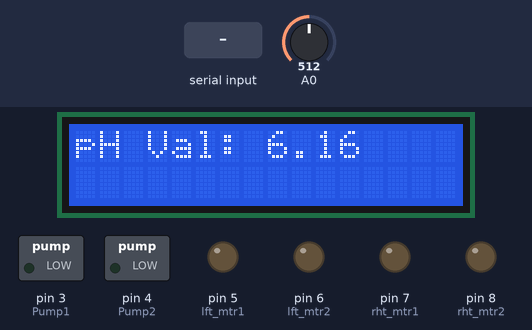
Bench run of a sketch on a simulated Arduino Uno, built with avr-gcc and run on an emulated ATmega328P. Shown: 16×2 character LCD, switched loads named in the sketch (green lamp = pin HIGH), output pins drawn as LEDs (lit = HIGH). Inputs (shaded band) come from the test bench; at power-on: A0 = 512. What the sketch prints to the serial monitor is not drawn.

Above: at 3.3 s.
3.4 s: A0 set to 488
At 4.5 s:
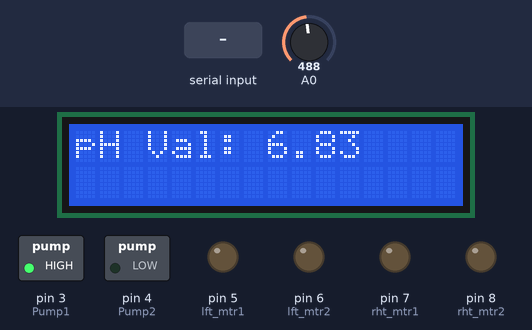
6.2 s: "F" received over Serial
At 8.7 s:
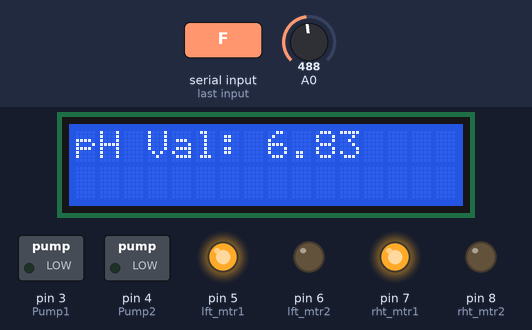
9.0 s: A0 set to 511
At 11.8 s:
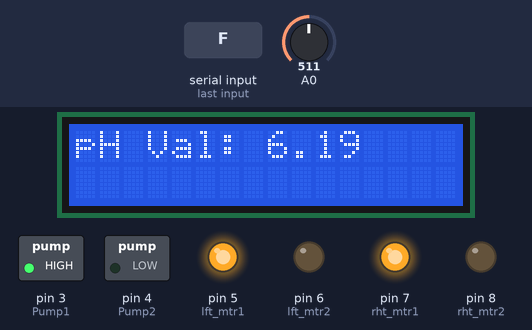
12.0 s: "B" received over Serial
At 12.8 s:
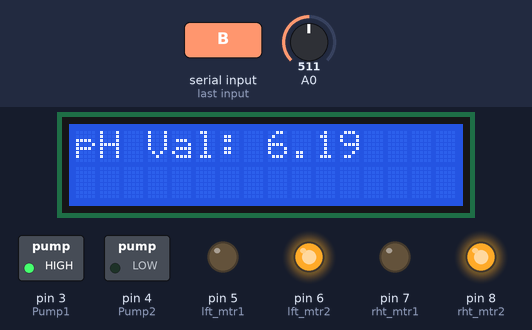
14.0 s: "R" received over Serial
At 16.1 s:
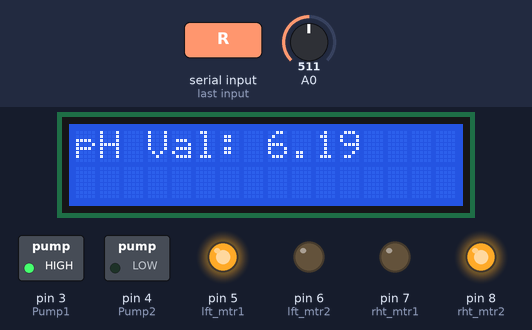
16.4 s: A0 set to 306
At 18.9 s:
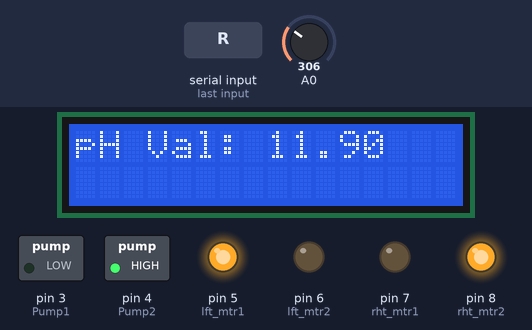
Timing chart, 0 to 20.4 s (numbered marks = the images above; inputs shaded):
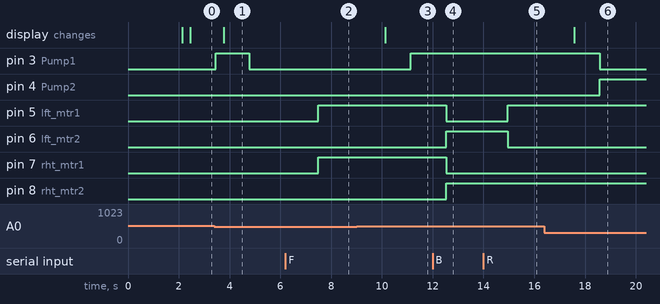

The sketch:

pH_Regulating_Aquatic_Robot.ino
```cpp
#include <Wire.h>
#include <LiquidCrystal_I2C.h>
LiquidCrystal_I2C lcd(0x3F, 16, 2);
float calibration_value = 21.34 - 0.928;
int phval = 0;
const int Pump1 = 3;
const int Pump2 = 4;
unsigned long int avgval;
int buffer_arr[10],temp;


const int  lft_mtr1=5, lft_mtr2=6, rht_mtr1=7, rht_mtr2=8;
int forward_flag = 0, backward_flag = 0, right_flag = 0, left_flag = 0, stop_flag = 0;
int cnt=0;
String Vehicle_status= "STOP",Data;

void setup()
{
  Serial.begin(9600);
  lcd.init();
  lcd.begin(16, 2);
  lcd.backlight();
  lcd.setCursor(0, 0);
  lcd.print("PleCobot");
  lcd.setCursor(0, 1);
  lcd.print("Group 2");
  delay(2000);
  lcd.clear();

  pinMode(lft_mtr1,OUTPUT);
  pinMode(lft_mtr2,OUTPUT);
  pinMode(rht_mtr1,OUTPUT);
  pinMode(rht_mtr2,OUTPUT);


  pinMode(Pump1, OUTPUT);
  pinMode(Pump2, OUTPUT);
}

void loop()
{
 if(Serial.available())
  {
    delay(100);
    char c=Serial.read();

    digitalWrite(lft_mtr1,LOW);
    digitalWrite(lft_mtr2,LOW);

    digitalWrite(rht_mtr1,LOW);
    digitalWrite(rht_mtr2,LOW);

    if(c=='F')
    {
        digitalWrite(lft_mtr1,HIGH);
        digitalWrite(lft_mtr2,LOW);

        digitalWrite(rht_mtr1,HIGH);
        digitalWrite(rht_mtr2,LOW);

        Vehicle_status= "FORWARD";
    }

    if(c=='B')
    {
        digitalWrite(lft_mtr1,LOW);
        digitalWrite(lft_mtr2,HIGH);

        digitalWrite(rht_mtr1,LOW);
        digitalWrite(rht_mtr2,HIGH);

        Vehicle_status= "BACKWARD";
    }

    if(c=='R')
    {
        digitalWrite(lft_mtr1,HIGH);
        digitalWrite(lft_mtr2,LOW);

        digitalWrite(rht_mtr1,LOW);
        digitalWrite(rht_mtr2,HIGH);

        Vehicle_status= "RIGHT";
    }

     if(c=='L')
    {
        digitalWrite(lft_mtr1,LOW);
        digitalWrite(lft_mtr2,HIGH);

        digitalWrite(rht_mtr1,HIGH);
        digitalWrite(rht_mtr2,LOW);

        Vehicle_status= "LEFT";
    }

     if(c=='S')
    {
        digitalWrite(lft_mtr1,LOW);
        digitalWrite(lft_mtr2,LOW);

        digitalWrite(rht_mtr1,LOW);
        digitalWrite(rht_mtr2,LOW);

        Vehicle_status= "STOP";
    }


 Data = "*V" + Vehicle_status +  "+*cnt" + cnt ;
 Serial.print(Data);
 Serial.println("");
 delay(1000);
  }

  for(int i=0;i<10;i++)
 {
 buffer_arr[i]=analogRead(A0);
 delay(30);
 }
 for(int i=0;i<9;i++)
 {
 for(int j=i+1;j<10;j++)
 {
 if(buffer_arr[i]>buffer_arr[j])
 {
 temp=buffer_arr[i];
 buffer_arr[i]=buffer_arr[j];
 buffer_arr[j]=temp;
 }
 }
 }
 avgval=0;
 for(int i=2;i<8;i++)
 avgval+=buffer_arr[i];
 float volt=(float)avgval*5.0/1024/6;
 float ph_act = -5.70 * volt + calibration_value;
 lcd.setCursor(0, 0);
 lcd.print("pH Val:");
 lcd.setCursor(8, 0);
 lcd.print(ph_act);
 delay(1000);

 if (ph_act <= 6.5){
  WorkPump1();
 }
 else if(ph_act >=9){
  WorkPump2();
 }
 else{
  WorkPump3();
 }
  }


void WorkPump1(){
  digitalWrite(Pump1, HIGH);
  digitalWrite(Pump2, LOW);
}

void WorkPump2(){
  digitalWrite(Pump1, LOW);
  digitalWrite(Pump2, HIGH);
}

void WorkPump3(){
  digitalWrite(Pump1, LOW);
  digitalWrite(Pump2, LOW);
}
```

Measured:
- the behaviour switches between 500 and 499 on A0 (found by bisection; images 0 and 1)
- after the input at 3.4 s, the display: changes after 0.37 s (image 1)
- after the input at 6.2 s, pin 5 (lft_mtr1), pin 7 (rht_mtr1): LOW → HIGH after 1.3 s
- after the input at 9.0 s, pin 3 (Pump1): LOW → HIGH after 2.1 s; the display: changes after 1.1 s (image 3)
- after the input at 12.0 s, pin 5 (lft_mtr1), pin 7 (rht_mtr1): HIGH → LOW after 0.54 s; pin 6 (lft_mtr2), pin 8 (rht_mtr2): LOW → HIGH after 0.54 s
- after the input at 14.0 s, pin 5 (lft_mtr1): LOW → HIGH after 0.95 s; pin 6 (lft_mtr2): HIGH → LOW after 0.95 s
- after the input at 16.4 s, pin 3 (Pump1): HIGH → LOW after 2.2 s; pin 4 (Pump2): LOW → HIGH after 2.2 s; the display: changes after 1.2 s (image 6)
